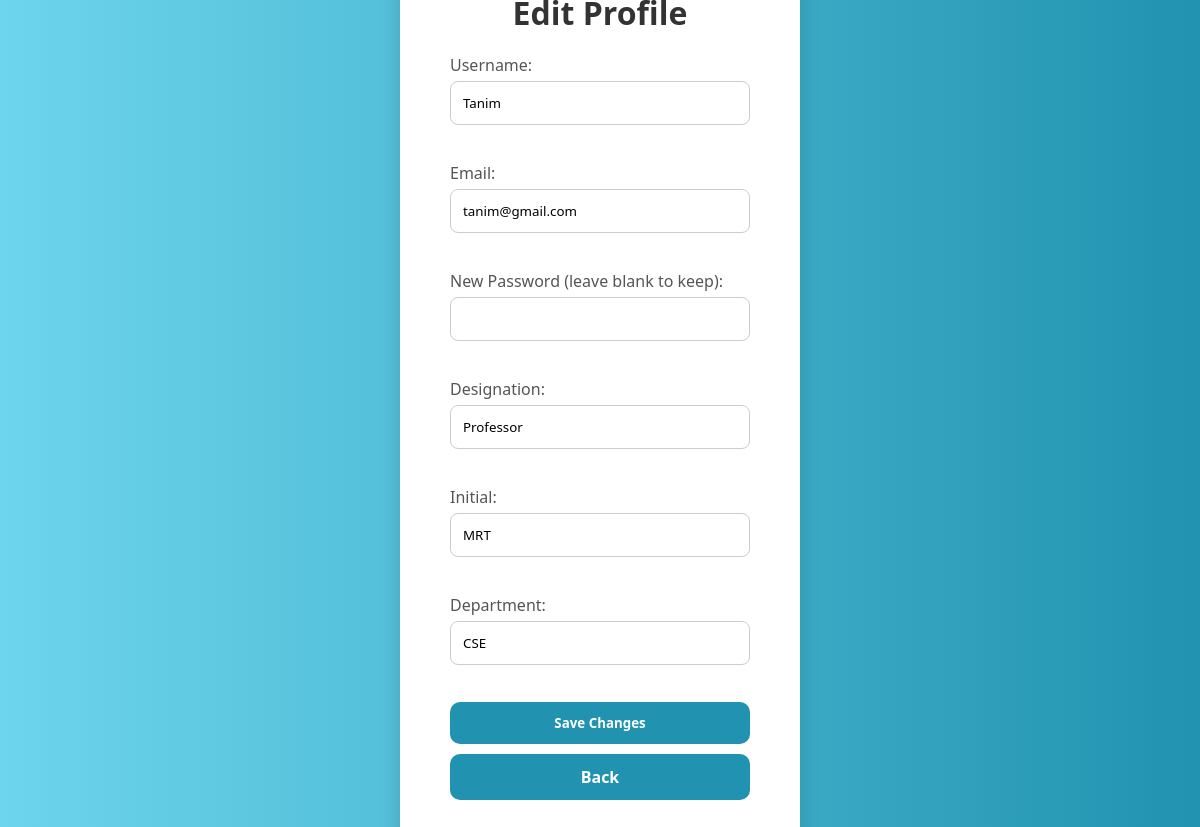
The page /Profile_dashboard/edit_profile.php (signed in) on the database its author committed.
### tables this page shows
CREATE TABLE `user` (
  `user_id` int(11) NOT NULL AUTO_INCREMENT,
  `username` varchar(50) NOT NULL,
  `email` varchar(100) NOT NULL,
  `password` varchar(255) NOT NULL,
  `status` varchar(50) NOT NULL DEFAULT 'Offline',
  `id_no` int(11) DEFAULT NULL,
  PRIMARY KEY (`user_id`),
  UNIQUE KEY `email` (`email`),
  UNIQUE KEY `id_no` (`id_no`)
);

CREATE TABLE `instructor` (
  `user_id` int(11) NOT NULL AUTO_INCREMENT,
  `department` varchar(100) NOT NULL,
  `designation` varchar(50) NOT NULL,
  `initial` varchar(10) DEFAULT NULL,
  PRIMARY KEY (`user_id`),
  CONSTRAINT `instructor user` FOREIGN KEY (`user_id`) REFERENCES `user` (`user_id`)
);

### Profile_dashboard/edit_profile.php (the view, shortened to what this page needs)
<?php
require_once '../connect.php';
$user_id = $_SESSION['user_id'];
$is_instructor = false;
$check__instructor_query = "SELECT * FROM instructor WHERE user_id = {$_SESSION['user_id']}";
$check_instructor_result = mysqli_query($conn, $check__instructor_query);
if(mysqli_num_rows($check_instructor_result) > 0){
    $is_instructor = true;
}
if($is_instructor){
    $instructor_query = "SELECT * FROM user JOIN instructor ON user.user_id = instructor.user_id WHERE user.user_id = $user_id";
    $instructor_result = mysqli_query($conn, $instructor_query);
    $instructor = mysqli_fetch_assoc($instructor_result);
}
$query = "SELECT * FROM user WHERE user_id=$user_id";
$result = mysqli_query($conn, $query);
$user = mysqli_fetch_assoc($result);
?>
<!DOCTYPE html>
<html>
<head>
    <link rel="stylesheet" href="edit_profile.css">
</head>
<body>
    <div class="dashboard">
        <h1>Edit Profile</h1>
        <form action="" method="POST" class="card">
            <label>Username:</label>
            <input type="text" name="username"
                        required
                        pattern="[A-Z][a-z]*"
                        title="Start with a capital letter, no spaces (e.g., John)"
                        value="<?= $user['username']; ?>" ><br>
            <label>Email:</label>
            <input type="email" name="email" value="<?php echo $user['email']; ?>" required><br>
            <label>New Password (leave blank to keep):</label>
            <input type="password" name="password"
                        pattern="(?=.*[0-9])(?=.*[\W_]).{8,}"
                        title="At least 8 characters, with a number and special character" ><br>
            <?php if($is_instructor):?>
            <label>Designation:</label>
            <input type="text" name="designation" value="<?=  $instructor['designation']; ?>"><br>
            <label>Initial:</label>
            <input type="text" name="initial" value="<?=  $instructor['initial']; ?>"><br>
            <label>Department:</label>
            <input type="text" name="department" value="<?=  $instructor['department']; ?>"><br>
            <?php endif; ?>
            <button type="submit" class="button">Save Changes</button>
            <a href="profile.php" class="button">Back</a>
        </form>
    </div>
</body>
</html>

### Profile_dashboard/edit_profile.css (style rules this page uses)
* { margin: 0; padding: 0; box-sizing: border-box; font-family: 'Segoe UI', Tahoma, Geneva, Verdana, sans-serif; }
body { background: linear-gradient(to right, #6dd5ed, #2193b0); height: 100vh; display: flex; justify-content: center; align-items: center; }
.dashboard { background-color: white; padding: 40px 50px; border-radius: 15px; box-shadow: 0 8px 20px rgba(0, 0, 0, 0.15); width: 400px; display: flex; flex-direction: column; align-items: center; }
.dashboard h1 { text-align: center; margin-bottom: 20px; color: #333; }
.card { display: flex; flex-direction: column; width: 100%; }
.card label { font-weight: 500; margin-bottom: 5px; color: #555; align-self: flex-start; }
.card input { padding: 12px; border: 1px solid #ccc; border-radius: 8px; outline: none; margin-bottom: 15px; width: 100%; box-sizing: border-box; transition: border-color 0.3s ease; }
.button { padding: 12px; background-color: #2193b0; color: white; text-align: center; text-decoration: none; border: none; border-radius: 10px; font-weight: bold; cursor: pointer; transition: background-color 0.3s ease; width: 100%; margin-bottom: 10px; }
.button + .button { margin-left: 0; }

### rows shown on the page
user: username "Tanim", email "tanim@gmail.com"
instructor: designation "Professor", initial "MRT", department "CSE"
